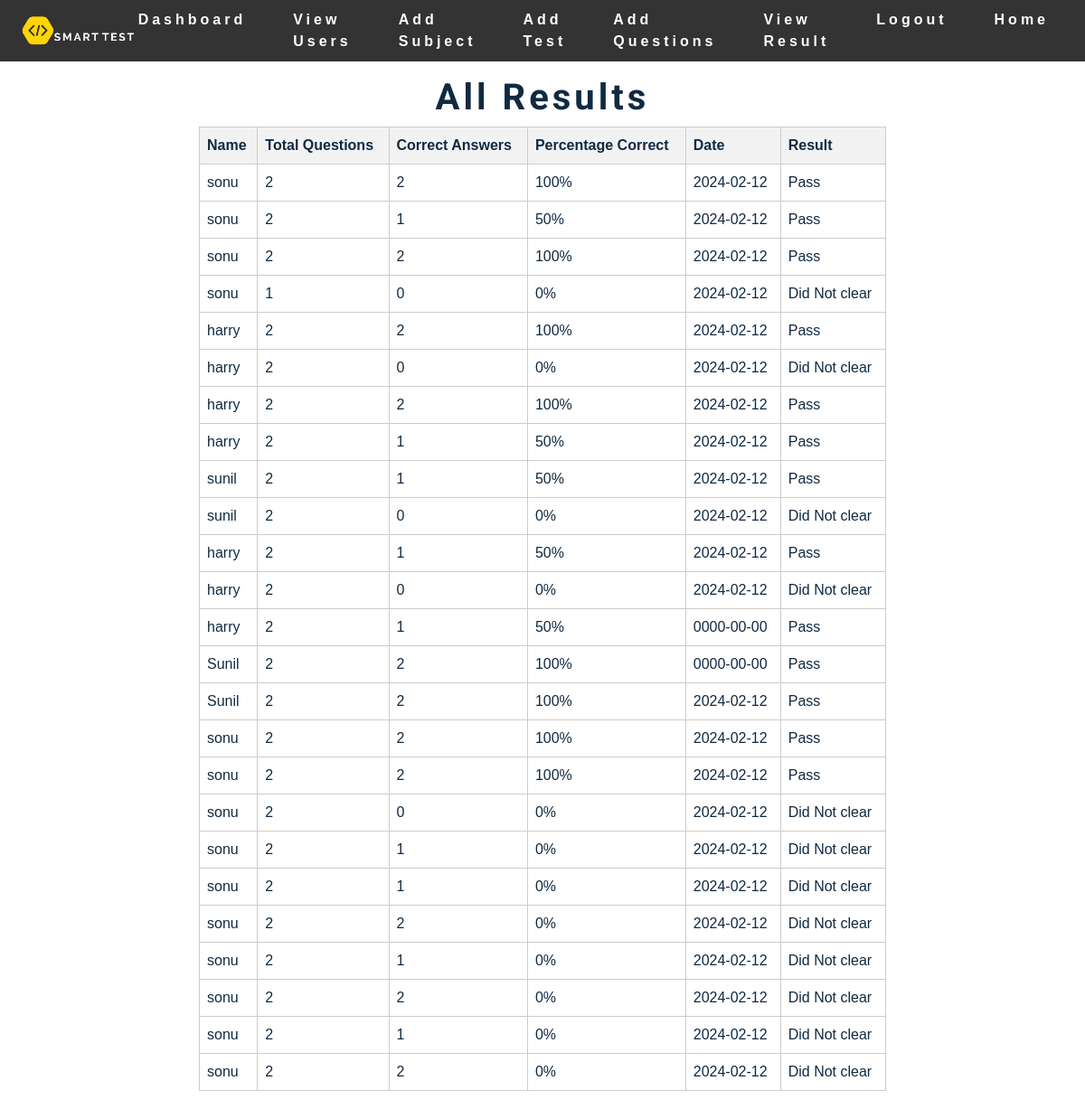
Screenshot of /Admin/viewresult.php with the database file from the repository.
### tables this page shows
CREATE TABLE `results` (
  `name` varchar(150) NOT NULL,
  `total_questions` int(11) NOT NULL,
  `correct_answers` int(11) NOT NULL,
  `percentage_correct` int(11) NOT NULL,
  `test_date` date DEFAULT NULL
);

### Admin/viewresult.php (the view, shortened to what this page needs)
<?php include("header.php"); ?>
<!DOCTYPE html>
<html lang="en">
<head>
</head>
<body>
    <div class="all-results">
       <center><h2>All Results</h2></center>
        <?php
        include("connect.php");
        $sql = "SELECT * FROM results";
        $result = $conn->query($sql);
        if ($result->num_rows > 0) {
            echo "<table>";
            echo "<tr><th>Name</th><th>Total Questions</th><th>Correct Answers</th><th>Percentage Correct</th><th>Date</th><th>Result</th></tr>";
            while ($row = $result->fetch_assoc()) {
                echo "<tr>";
                echo "<td>" . $row['name'] . "</td>";
                echo "<td>" . $row['total_questions'] . "</td>";
                echo "<td>" . $row['correct_answers'] . "</td>";
                echo "<td>" . $row['percentage_correct'] . "%</td>";
                echo "<td>" . $row['test_date'] . "</td>";
                $resultText = $row['percentage_correct'] >= 50 ? 'Pass' : 'Did Not clear';
                echo "<td>" . $resultText . "</td>";
                echo "</tr>";
            }
            echo "</table>";
        } else {
            echo "<p>No results found.</p>";
        }
        ?>
    </div>
</body>
</html>

### Admin/header.php (shortened to what this page needs)
<!DOCTYPE html>
<html lang="en">
<head>
    <link rel="stylesheet" href="styles.css">
</head>
<body>
    <nav class="navbar">
        <div class="container">
            <div class="logo"><img src="../images/logo.png" alt=""></div>
            <ul class="nav-links">
                <li><a href="index.php">Dashboard</a></li>
                <li><a href="viewusers.php">View Users</a></li>
                <li><a href="addsubject.php">Add Subject</a></li>
                <li><a href="addtest.php">Add Test</a></li>
                <li><a href="addquestion.php">Add Questions</a></li>
                <li><a href="viewresult.php">View Result</a></li>
                <li><a href="logout.php">Logout</a></li>
                <li><a href="index.php">Home</a></li>
            </ul>
        </div>
    </nav>
</body>
</html>

### css/styles.css (style rules this page uses)
:root { --clr-primary-1: hsl(43, 86%, 17%); --clr-primary-2: hsl(43, 77%, 27%); --clr-primary-3: hsl(43, 72%, 37%); --clr-primary-4: hsl(42, 63%, 48%); --clr-primary-5: hsl(42, 78%, 60%); --clr-primary-6: hsl(43, 89%, 70%); --clr-primary-7: hsl(43, 90%, 76%); --clr-primary-8: hsl(45, 86%, 81%); --clr-primary-9: hsl(45, 90%, 88%); --clr-primary-10: hsl(45, 100%, 96%); --clr-grey-1: hsl(209, 61%, 16%); --clr-grey-2: hsl(211, 39%, 23%); --clr-grey-3: hsl(209, 34%, 30%); --clr-grey-4: hsl(209, 28%, 39%); --clr-grey-5: hsl(210, 22%, 49%); --clr-grey-6: hsl(209, 23%, 60%); --clr-grey-7: hsl(211, 27%, 70%); --clr-grey-8: hsl(210, 31%, 80%); --clr-grey-9: hsl(212, 33%, 89%); --clr-grey-10: hsl(210, 36%, 96%); --clr-white: #fff; --ff-primary: 'Roboto', sans-serif; --ff-secondary: 'Open Sans', sans-serif; --transition: all 0.3s linear; --spacing: 0.25rem; --radius: 0.5rem; --light-shadow: 0 5px 15px rgba(0, 0, 0, 0.1); --dark-shadow: 0 5px 15px rgba(0, 0, 0, 0.2); --max-width: 1170px; }
body { font-family: var(--ff-secondary); background: var(--clr-white); color: var(--clr-grey-1); line-height: 1.5; font-size: 0.875rem; }
ul { list-style-type: none; }
a { text-decoration: none; }
img:not(.nav-logo) { width: 100%; display: block; }
h1, h2, h3, h4 { letter-spacing: var(--spacing); text-transform: capitalize; line-height: 1.25; margin-bottom: 0.75rem; font-family: var(--ff-primary); }
h2 { font-size: 2rem; }
@media screen and (min-width: 800px) { h2 { font-size: 2.5rem; } }
@media screen and (min-width: 800px) { body { font-size: 1rem; } }
@media screen and (min-width: 800px) { h1, h2, h3, h4 { line-height: 1; } }
.nav-links { display: none; }
@media screen and (min-width: 768px) { .nav-links { display: grid; grid-template-columns: repeat(6, 1fr); justify-items: center; -webkit-column-gap: 2rem; -moz-column-gap: 2rem; column-gap: 2rem; justify-self: end; } }
@media screen and (min-width: 768px) { .nav-links a { text-transform: capitalize; color: var(--clr-grey-1); font-weight: bold; letter-spacing: var(--spacing); -webkit-transition: var(--transition); transition: var(--transition); } }

### Admin/header.php (style rules this page uses)
body { margin: 0; padding: 0; font-family: Arial, sans-serif; }
.navbar { background-color: #333; color: #fff; padding: 10px 0; }
.container { max-width: 1200px; margin: 0 auto; display: flex; justify-content: space-between; align-items: center; padding: 0 20px; }
.logo { font-size: 24px; }
.nav-links { list-style: none; padding: 0; margin: 0; display: flex; }
.nav-links li { margin-right: 20px; font-size: 16px; font-weight: bold; }
.nav-links li a { color: #fff; text-decoration: none; transition: color 0.3s ease; }

### Admin/viewresult.php (style rules this page uses)
.all-results { max-width: 800px; margin: 0 auto; padding: 20px; }
table { width: 100%; border-collapse: collapse; border: 1px solid #ccc; }
th { background-color: #f2f2f2; border: 1px solid #ccc; padding: 8px; text-align: left; }
td { border: 1px solid #ccc; padding: 8px; }

### rows the page displays
results: name "sonu", total_questions "2", correct_answers "2", percentage_correct "100", test_date "2024-02-12", percentage_correct "Pass"
results: name "sonu", total_questions "2", correct_answers "1", percentage_correct "50", test_date "2024-02-12", percentage_correct "Pass"
results: name "sonu", total_questions "2", correct_answers "2", percentage_correct "100", test_date "2024-02-12", percentage_correct "Pass"
results: name "sonu", total_questions "1", correct_answers "0", percentage_correct "0", test_date "2024-02-12", percentage_correct "Did Not clear"
results: name "harry", total_questions "2", correct_answers "2", percentage_correct "100", test_date "2024-02-12", percentage_correct "Pass"
results: name "harry", total_questions "2", correct_answers "0", percentage_correct "0", test_date "2024-02-12", percentage_correct "Did Not clear"
results: name "harry", total_questions "2", correct_answers "2", percentage_correct "100", test_date "2024-02-12", percentage_correct "Pass"
results: name "harry", total_questions "2", correct_answers "1", percentage_correct "50", test_date "2024-02-12", percentage_correct "Pass"
results: name "sunil", total_questions "2", correct_answers "1", percentage_correct "50", test_date "2024-02-12", percentage_correct "Pass"
results: name "sunil", total_questions "2", correct_answers "0", percentage_correct "0", test_date "2024-02-12", percentage_correct "Did Not clear"
results: name "harry", total_questions "2", correct_answers "1", percentage_correct "50", test_date "2024-02-12", percentage_correct "Pass"
results: name "harry", total_questions "2", correct_answers "0", percentage_correct "0", test_date "2024-02-12", percentage_correct "Did Not clear"
results: name "harry", total_questions "2", correct_answers "1", percentage_correct "50", test_date "0000-00-00", percentage_correct "Pass"
results: name "Sunil", total_questions "2", correct_answers "2", percentage_correct "100", test_date "0000-00-00", percentage_correct "Pass"
results: name "Sunil", total_questions "2", correct_answers "2", percentage_correct "100", test_date "2024-02-12", percentage_correct "Pass"
results: name "sonu", total_questions "2", correct_answers "2", percentage_correct "100", test_date "2024-02-12", percentage_correct "Pass"
results: name "sonu", total_questions "2", correct_answers "2", percentage_correct "100", test_date "2024-02-12", percentage_correct "Pass"
results: name "sonu", total_questions "2", correct_answers "0", percentage_correct "0", test_date "2024-02-12", percentage_correct "Did Not clear"
results: name "sonu", total_questions "2", correct_answers "1", percentage_correct "0", test_date "2024-02-12", percentage_correct "Did Not clear"
results: name "sonu", total_questions "2", correct_answers "1", percentage_correct "0", test_date "2024-02-12", percentage_correct "Did Not clear"
results: name "sonu", total_questions "2", correct_answers "2", percentage_correct "0", test_date "2024-02-12", percentage_correct "Did Not clear"
results: name "sonu", total_questions "2", correct_answers "1", percentage_correct "0", test_date "2024-02-12", percentage_correct "Did Not clear"
results: name "sonu", total_questions "2", correct_answers "2", percentage_correct "0", test_date "2024-02-12", percentage_correct "Did Not clear"
results: name "sonu", total_questions "2", correct_answers "1", percentage_correct "0", test_date "2024-02-12", percentage_correct "Did Not clear"
results: name "sonu", total_questions "2", correct_answers "2", percentage_correct "0", test_date "2024-02-12", percentage_correct "Did Not clear"
